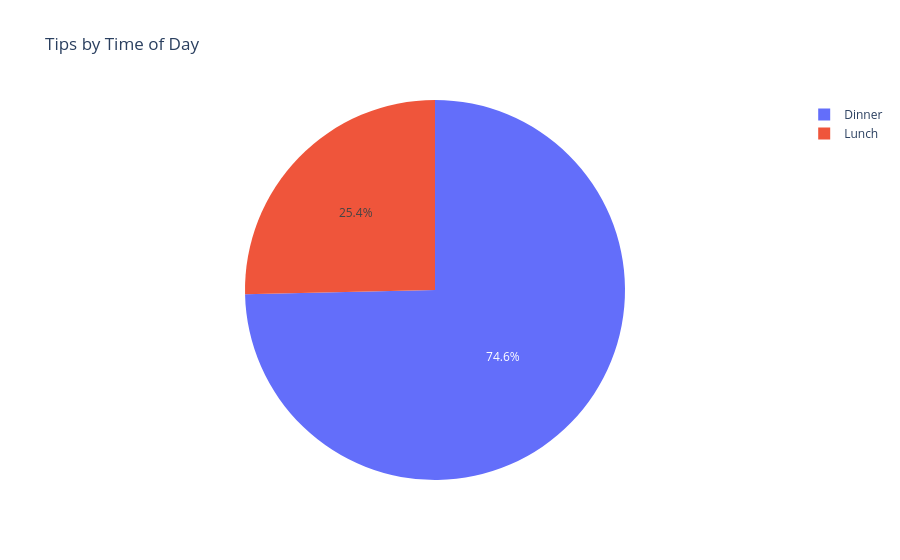

Notebook cell for this chart:
### Code cell
figure = px.pie(data, values='tip', names='time', title='Tips by Time of Day')
figure.show()

### Figure 1 — Plotly figure (JSON) as saved in the notebook; plotly's stock layout.template omitted (floating-point values rounded to 4 significant figures; data arrays with more than 128 entries replaced by an {"elided": "..."} marker saying what was removed)
{"data": [{"domain": {"x": [0, 1], "y": [0, 1]}, "hovertemplate": "time=%{label}<br>tip=%{value}<extra></extra>", "labels": {"elided": "244 str values"}, "legendgroup": "", "name": "", "showlegend": true, "type": "pie", "values": {"elided": "244 float values"}}], "layout": {"legend": {"tracegroupgap": 0}, "title": {"text": "Tips by Time of Day"}}}
